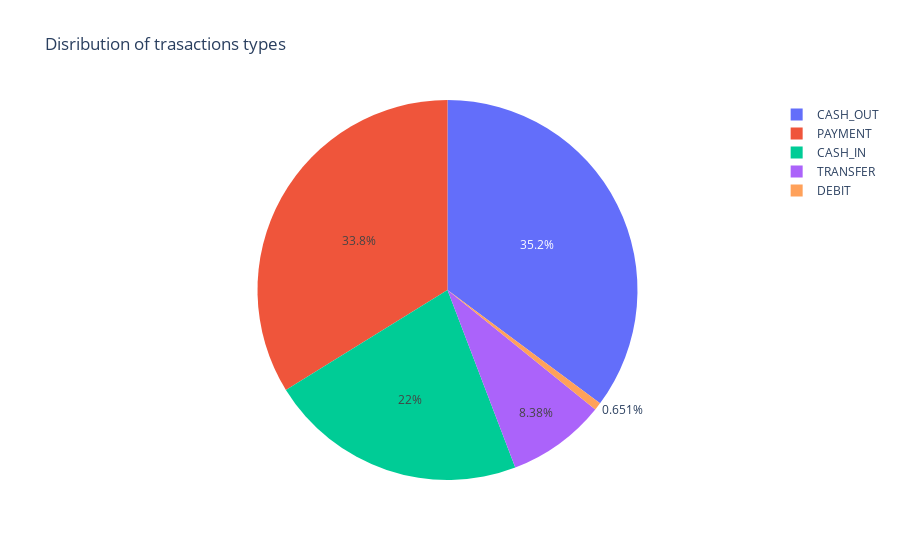

Notebook code for this chart:
### Code cell
type=data['type'].value_counts()
transactions = type.index
quantity = type.values

import plotly.express as px
figure = px.pie(data,values=quantity,names=transactions,title='Disribution of trasactions types')
figure.show()

### Figure 1 — Plotly figure (JSON) as saved in the notebook; plotly's stock layout.template omitted (floating-point values rounded to 4 significant figures)
{"data": [{"domain": {"x": [0, 1], "y": [0, 1]}, "hovertemplate": "label=%{label}<br>value=%{value}<extra></extra>", "labels": ["CASH_OUT", "PAYMENT", "CASH_IN", "TRANSFER", "DEBIT"], "legendgroup": "", "name": "", "showlegend": true, "type": "pie", "values": [2237500, 2151495, 1399284, 532909, 41432]}], "layout": {"autosize": true, "legend": {"tracegroupgap": 0}, "title": {"text": "Disribution of trasactions types"}}}
